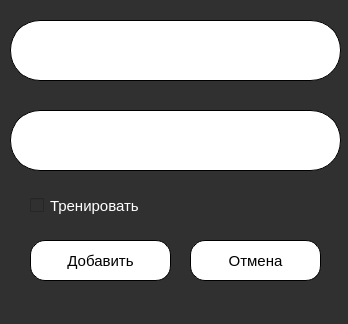
<?xml version="1.0" encoding="UTF-8"?>
<ui version="4.0">
 <class>MainWindow</class>
 <widget class="QMainWindow" name="MainWindow">
  <property name="geometry">
   <rect>
    <x>0</x>
    <y>0</y>
    <width>348</width>
    <height>324</height>
   </rect>
  </property>
  <property name="windowTitle">
   <string>MainWindow</string>
  </property>
  <property name="styleSheet">
   <string notr="true">QWidget{
	background-color: #303030;
}
QLineEdit{
	font-size: 20px;
	background-color: white;
	border-radius: 30px;
	border: 1px solid black;
	padding: 0px 10px;
}
QPushButton{
	background: white;
	font-size: 15px;
	padding: 10px;
	border-radius: 15px;
	border: 1px solid black;
}
QPushButton:hover{
	background: #C4C4C4;
}
QLabel{
	font-size: 20px;
	background-color: white;	
	padding: 0px;
	border-radius: 30px;
	border: 1px solid black;
}
QCheckBox{
	font-size: 15px;
	padding: 0px 10px;
	color: white;
}</string>
  </property>
  <widget class="QWidget" name="centralwidget">
   <widget class="QPushButton" name="add2">
    <property name="geometry">
     <rect>
      <x>30</x>
      <y>240</y>
      <width>141</width>
      <height>41</height>
     </rect>
    </property>
    <property name="text">
     <string>Добавить</string>
    </property>
   </widget>
   <widget class="QPushButton" name="cancel2">
    <property name="geometry">
     <rect>
      <x>190</x>
      <y>240</y>
      <width>131</width>
      <height>41</height>
     </rect>
    </property>
    <property name="text">
     <string>Отмена</string>
    </property>
   </widget>
   <widget class="QLineEdit" name="inp2">
    <property name="geometry">
     <rect>
      <x>10</x>
      <y>110</y>
      <width>331</width>
      <height>61</height>
     </rect>
    </property>
   </widget>
   <widget class="QLineEdit" name="inp1">
    <property name="geometry">
     <rect>
      <x>10</x>
      <y>20</y>
      <width>331</width>
      <height>61</height>
     </rect>
    </property>
    <property name="text">
     <string/>
    </property>
   </widget>
   <widget class="QCheckBox" name="tren">
    <property name="geometry">
     <rect>
      <x>20</x>
      <y>190</y>
      <width>271</width>
      <height>31</height>
     </rect>
    </property>
    <property name="toolTip">
     <string>Слова для треировки используются в минииграх</string>
    </property>
    <property name="text">
     <string>Тренировать</string>
    </property>
    <property name="tristate">
     <bool>true</bool>
    </property>
   </widget>
  </widget>
  <widget class="QMenuBar" name="menubar">
   <property name="geometry">
    <rect>
     <x>0</x>
     <y>0</y>
     <width>348</width>
     <height>18</height>
    </rect>
   </property>
  </widget>
  <widget class="QStatusBar" name="statusbar"/>
 </widget>
 <tabstops>
  <tabstop>inp1</tabstop>
  <tabstop>inp2</tabstop>
  <tabstop>tren</tabstop>
  <tabstop>add2</tabstop>
  <tabstop>cancel2</tabstop>
 </tabstops>
 <resources/>
 <connections/>
</ui>
